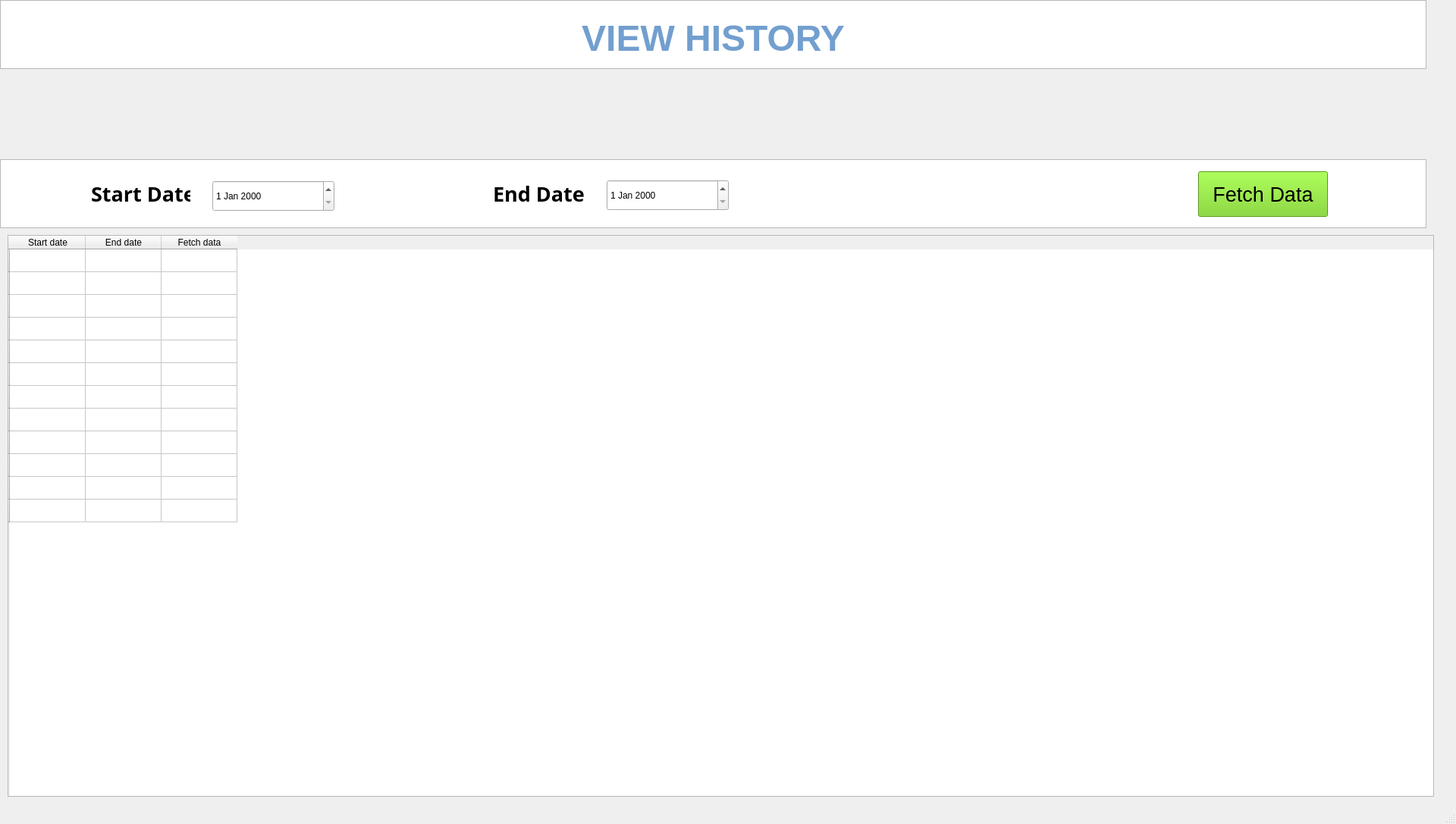
<?xml version="1.0" encoding="UTF-8"?>
<ui version="4.0">
 <class>thirdwindow</class>
 <widget class="QMainWindow" name="thirdwindow">
  <property name="geometry">
   <rect>
    <x>0</x>
    <y>0</y>
    <width>1920</width>
    <height>1087</height>
   </rect>
  </property>
  <property name="windowTitle">
   <string>MainWindow</string>
  </property>
  <widget class="QWidget" name="centralwidget">
   <widget class="QTextBrowser" name="title">
    <property name="geometry">
     <rect>
      <x>0</x>
      <y>0</y>
      <width>1881</width>
      <height>91</height>
     </rect>
    </property>
    <property name="html">
     <string>&lt;!DOCTYPE HTML PUBLIC &quot;-//W3C//DTD HTML 4.0//EN&quot; &quot;http://www.w3.org/TR/REC-html40/strict.dtd&quot;&gt;
&lt;html&gt;&lt;head&gt;&lt;meta name=&quot;qrichtext&quot; content=&quot;1&quot; /&gt;&lt;style type=&quot;text/css&quot;&gt;
p, li { white-space: pre-wrap; }
&lt;/style&gt;&lt;/head&gt;&lt;body style=&quot; font-family:'Ubuntu'; font-size:11pt; font-weight:400; font-style:normal;&quot;&gt;
&lt;p align=&quot;center&quot; style=&quot;-qt-paragraph-type:empty; margin-top:0px; margin-bottom:0px; margin-left:0px; margin-right:0px; -qt-block-indent:0; text-indent:0px;&quot;&gt;&lt;br /&gt;&lt;/p&gt;
&lt;p align=&quot;center&quot; style=&quot; margin-top:0px; margin-bottom:0px; margin-left:0px; margin-right:0px; -qt-block-indent:0; text-indent:0px;&quot;&gt;&lt;span style=&quot; font-size:36pt; font-weight:600; color:#729fcf;&quot;&gt;VIEW HISTORY&lt;/span&gt;&lt;/p&gt;&lt;/body&gt;&lt;/html&gt;</string>
    </property>
   </widget>
   <widget class="QTextBrowser" name="textBrowser_2">
    <property name="geometry">
     <rect>
      <x>0</x>
      <y>210</y>
      <width>1881</width>
      <height>91</height>
     </rect>
    </property>
    <property name="html">
     <string>&lt;!DOCTYPE HTML PUBLIC &quot;-//W3C//DTD HTML 4.0//EN&quot; &quot;http://www.w3.org/TR/REC-html40/strict.dtd&quot;&gt;
&lt;html&gt;&lt;head&gt;&lt;meta name=&quot;qrichtext&quot; content=&quot;1&quot; /&gt;&lt;style type=&quot;text/css&quot;&gt;
p, li { white-space: pre-wrap; }
&lt;/style&gt;&lt;/head&gt;&lt;body style=&quot; font-family:'Ubuntu'; font-size:11pt; font-weight:400; font-style:normal;&quot;&gt;
&lt;p align=&quot;center&quot; style=&quot;-qt-paragraph-type:empty; margin-top:0px; margin-bottom:0px; margin-left:0px; margin-right:0px; -qt-block-indent:0; text-indent:0px;&quot;&gt;&lt;br /&gt;&lt;/p&gt;&lt;/body&gt;&lt;/html&gt;</string>
    </property>
   </widget>
   <widget class="QLabel" name="label">
    <property name="geometry">
     <rect>
      <x>120</x>
      <y>240</y>
      <width>131</width>
      <height>31</height>
     </rect>
    </property>
    <property name="font">
     <font>
      <family>Ubuntu Light</family>
      <pointsize>20</pointsize>
      <weight>75</weight>
      <bold>true</bold>
     </font>
    </property>
    <property name="text">
     <string>Start Date</string>
    </property>
   </widget>
   <widget class="QLabel" name="label_2">
    <property name="geometry">
     <rect>
      <x>650</x>
      <y>240</y>
      <width>131</width>
      <height>31</height>
     </rect>
    </property>
    <property name="font">
     <font>
      <family>Ubuntu Light</family>
      <pointsize>20</pointsize>
      <weight>75</weight>
      <bold>true</bold>
     </font>
    </property>
    <property name="text">
     <string>End Date</string>
    </property>
   </widget>
   <widget class="QDateEdit" name="dateEdit">
    <property name="geometry">
     <rect>
      <x>280</x>
      <y>238</y>
      <width>161</width>
      <height>41</height>
     </rect>
    </property>
   </widget>
   <widget class="QDateEdit" name="dateEdit_2">
    <property name="geometry">
     <rect>
      <x>800</x>
      <y>237</y>
      <width>161</width>
      <height>41</height>
     </rect>
    </property>
   </widget>
   <widget class="QPushButton" name="fetch">
    <property name="geometry">
     <rect>
      <x>1580</x>
      <y>226</y>
      <width>171</width>
      <height>60</height>
     </rect>
    </property>
    <property name="font">
     <font>
      <pointsize>20</pointsize>
      <weight>50</weight>
      <bold>false</bold>
     </font>
    </property>
    <property name="styleSheet">
     <string notr="true">background-color: rgb(115, 210, 22);</string>
    </property>
    <property name="text">
     <string>Fetch Data</string>
    </property>
   </widget>
   <widget class="QTableWidget" name="tableWidget">
    <property name="geometry">
     <rect>
      <x>10</x>
      <y>310</y>
      <width>1881</width>
      <height>741</height>
     </rect>
    </property>
    <row>
     <property name="text">
      <string/>
     </property>
    </row>
    <row>
     <property name="text">
      <string/>
     </property>
    </row>
    <row>
     <property name="text">
      <string/>
     </property>
    </row>
    <row>
     <property name="text">
      <string/>
     </property>
    </row>
    <row>
     <property name="text">
      <string/>
     </property>
    </row>
    <row>
     <property name="text">
      <string/>
     </property>
    </row>
    <row>
     <property name="text">
      <string/>
     </property>
    </row>
    <row>
     <property name="text">
      <string/>
     </property>
    </row>
    <row>
     <property name="text">
      <string/>
     </property>
    </row>
    <row>
     <property name="text">
      <string/>
     </property>
    </row>
    <row>
     <property name="text">
      <string/>
     </property>
    </row>
    <row>
     <property name="text">
      <string/>
     </property>
    </row>
    <column>
     <property name="text">
      <string>Start date</string>
     </property>
    </column>
    <column>
     <property name="text">
      <string>End date</string>
     </property>
    </column>
    <column>
     <property name="text">
      <string>Fetch data</string>
     </property>
    </column>
   </widget>
  </widget>
  <widget class="QMenuBar" name="menubar">
   <property name="geometry">
    <rect>
     <x>0</x>
     <y>0</y>
     <width>1920</width>
     <height>22</height>
    </rect>
   </property>
  </widget>
  <widget class="QStatusBar" name="statusbar"/>
 </widget>
 <resources/>
 <connections/>
</ui>
